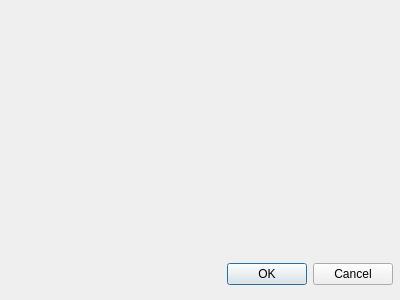
<?xml version="1.0" encoding="UTF-8"?>
<ui version="4.0">
 <class>StartServerDialog</class>
 <widget class="QDialog" name="StartServerDialog">
  <property name="geometry">
   <rect>
    <x>0</x>
    <y>0</y>
    <width>400</width>
    <height>300</height>
   </rect>
  </property>
  <property name="windowTitle">
   <string>Start new game</string>
  </property>
  <widget class="QDialogButtonBox" name="buttonBox">
   <property name="geometry">
    <rect>
     <x>200</x>
     <y>260</y>
     <width>193</width>
     <height>28</height>
    </rect>
   </property>
   <property name="standardButtons">
    <set>QDialogButtonBox::Cancel|QDialogButtonBox::Ok</set>
   </property>
  </widget>
 </widget>
 <resources/>
 <connections/>
</ui>
